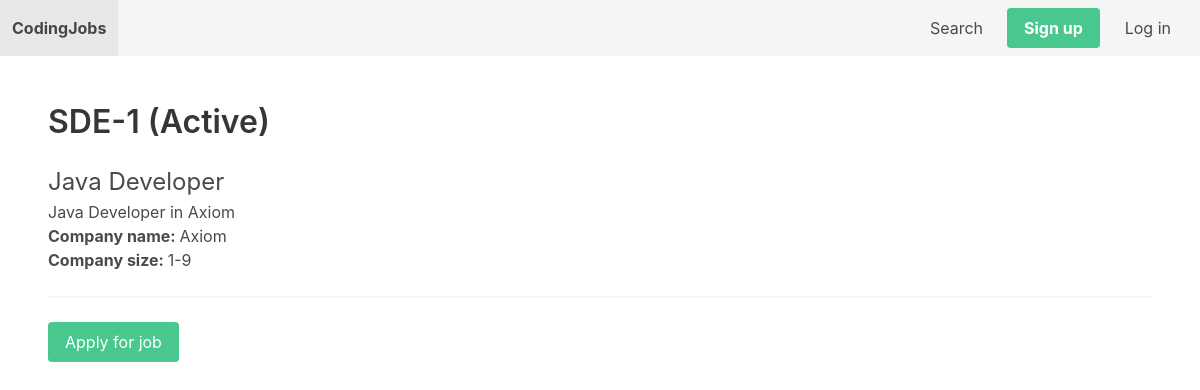
Before: /jobs/3/ with the older database file.
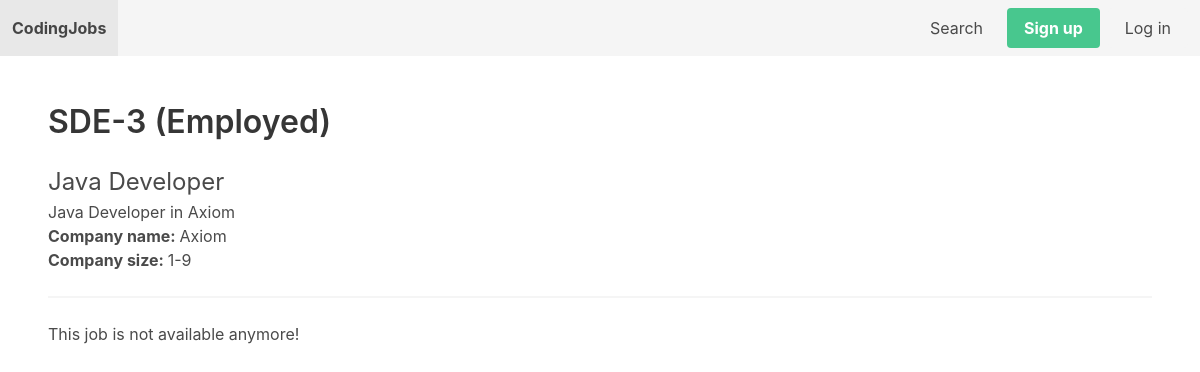
After: the same page with the newer database file.
### apps/job/models.py (models this page shows, shortened)
class Job(models.Model):
    SIZE_1_9 = 'size_1-9'
    SIZE_10_49 = 'size_10-49'
    SIZE_50_99 = 'size_50-99'
    SIZE_100 = 'size_100'
    CHOICES_SIZE = (
        (SIZE_1_9, '1-9'),
        (SIZE_10_49, '10-49'),
        (SIZE_50_99, '50-99'),
        (SIZE_100, '100+'),
    )
    ACTIVE = 'active'
    EMPLOYED = 'employed'
    ARCHIVED = 'archived'
    CHOICES_STATUS = (
        (ACTIVE, 'Active'),
        (EMPLOYED, 'Employed'),
        (ARCHIVED, 'Archived')
    )
    title = models.CharField(max_length=255)
    short_description = models.TextField()
    long_description = models.TextField(blank=True, null=True)
    company_name = models.CharField(max_length=255)
    company_address = models.CharField(max_length=255, blank=True, null=True)
    company_zipcode = models.CharField(max_length=255, blank=True, null=True)
    company_place = models.CharField(max_length=255, blank=True, null=True)
    company_country = models.CharField(max_length=255, blank=True, null=True)
    company_size = models.CharField(max_length=20, choices=CHOICES_SIZE, default=SIZE_1_9)
    created_by = models.ForeignKey(User, related_name='jobs', on_delete=models.CASCADE)
    created_at = models.DateTimeField(auto_now_add=True)
    changed_at = models.DateTimeField(auto_now=True)
    status = models.CharField(max_length=20, choices=CHOICES_STATUS, default=ACTIVE)

### apps/job/views.py (the view)
# urls.py: path('<int:job_id>/', job_detail, name='job_detail'),
def job_detail(request, job_id):
    job = Job.objects.get(pk=job_id)
    return render(request, 'job/job_detail.html', {'job': job})

### apps/notification/context_processors.py (called while the page is built)
def notifications(request):
    if request.user.is_authenticated:
        return {'notifications': request.user.notifications.filter(is_read=False)}
    else:
        return {'notifications': []}

### apps/job/templates/job/job_detail.html (shortened to what this page needs)
{% extends 'core/base.html' %}
{% block content %}
    <h1 class="title">{{ job.title }} ({{ job.get_status_display }})</h1>
    <p class="is-size-4">{{ job.short_description }}</p>
    <p>{{ job.long_description }}</p>
    <b>Company name: </b>{{ job.company_name}}<br>
    <b>Company size: </b>{{ job.get_company_size_display }}<br>
    <hr>
    {% if job.status == 'active' %}
        <a href="{% url 'apply_for_job' job.id %}" class="button is-success">Apply for job</a>
    {% else %}
        <p>This job is not available anymore!</p>
    {% endif %}
{% endblock %}

### apps/core/templates/core/base.html (shortened to what this page needs)
<!DOCTYPE html>
<html>
    <head>
        <link rel="stylesheet" href="https://cdn.jsdelivr.net/npm/bulma@0.9.0/css/bulma.min.css">
    </head>
    <body>
        <nav class="navbar is-light">
            <div class="navbar-brand">
                <a href="{% url 'frontpage' %}" class="navbar-item"><strong>CodingJobs</strong></a>
            </div>
            <div class="navbar-menu">
                <div class="navbar-end">
                    <a href="{% url 'search' %}" class="navbar-item">Search</a>
                    <div class="navbar-item">
                        <div class="buttons">
                            {% if request.user.is_authenticated %}
                                <a href="{% url 'logout' %}" class="button is-danger">Log out</a>
                            {% else %}
                                <a href="{% url 'signup' %}" class="button is-success"><strong>Sign up</strong></a>
                                <a href="{% url 'login' %}" class="button is-light">Log in</a>
                            {% endif %}
                        </div>
                    </div>
                </div>
            </div>
        </nav>
        <section class="section">
            {% block content %}
            {% endblock %}
        </section>
    </body>
</html>

Changed rows visible on the page:
changed Job "Java Developer": title "SDE-1" → "SDE-3"; status "Active" → "Employed"
Other visible differences:
text no longer shown: "Apply for job"
text now shown: "This job is not available anymore!"
